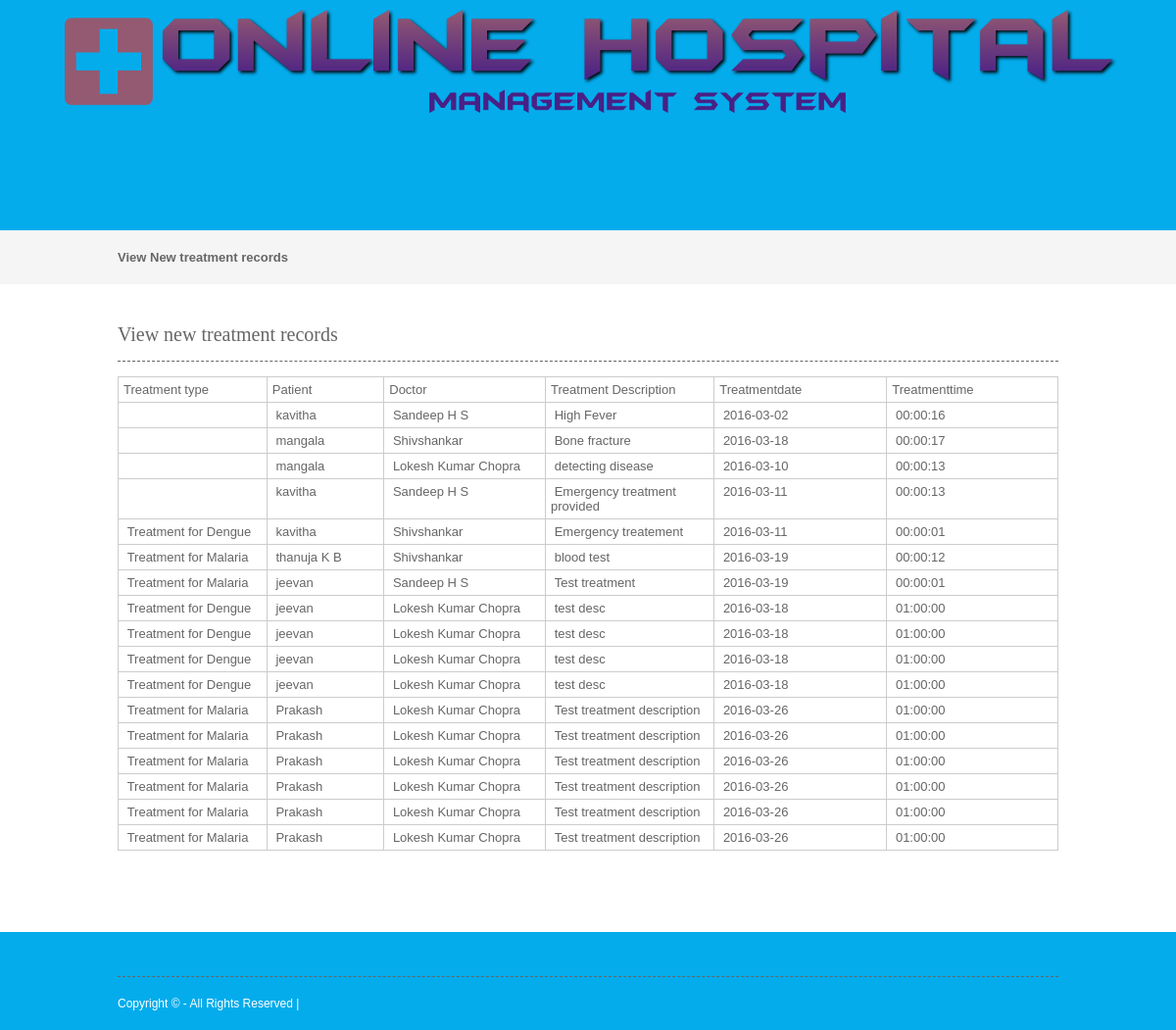
Screenshot of /php/viewtreatmentrecord.php with the database file from the repository.
### tables this page shows
CREATE TABLE IF NOT EXISTS `treatment_records` (
  `treatment_records_id` int(10) NOT NULL AUTO_INCREMENT,
  `treatmentid` int(10) NOT NULL,
  `appointmentid` int(10) NOT NULL,
  `patientid` int(10) NOT NULL,
  `doctorid` int(10) NOT NULL,
  `treatment_description` text NOT NULL,
  `uploads` varchar(100) NOT NULL,
  `treatment_date` date NOT NULL,
  `treatment_time` time NOT NULL,
  `status` varchar(10) NOT NULL,
  PRIMARY KEY (`treatment_records_id`)
);

CREATE TABLE IF NOT EXISTS `patient` (
  `patientid` int(10) NOT NULL AUTO_INCREMENT,
  `patientname` varchar(50) NOT NULL,
  `admissiondate` date NOT NULL,
  `admissiontime` time NOT NULL,
  `address` varchar(250) NOT NULL,
  `mobileno` varchar(15) NOT NULL,
  `city` varchar(25) NOT NULL,
  `pincode` varchar(20) NOT NULL,
  `loginid` varchar(25) NOT NULL,
  `password` varchar(25) NOT NULL,
  `bloodgroup` varchar(20) NOT NULL,
  `gender` varchar(10) NOT NULL,
  `dob` date NOT NULL,
  `status` varchar(10) NOT NULL,
  PRIMARY KEY (`patientid`),
  KEY `loginid` (`loginid`)
);

CREATE TABLE IF NOT EXISTS `doctor` (
  `doctorid` int(10) NOT NULL AUTO_INCREMENT,
  `doctorname` varchar(50) NOT NULL,
  `mobileno` varchar(15) NOT NULL,
  `departmentid` int(10) NOT NULL,
  `loginid` varchar(25) NOT NULL,
  `password` varchar(25) NOT NULL,
  `status` varchar(10) NOT NULL,
  `education` varchar(25) NOT NULL,
  `experience` float(11,1) NOT NULL,
  `consultancy_charge` float(10,2) NOT NULL,
  PRIMARY KEY (`doctorid`)
);

CREATE TABLE IF NOT EXISTS `treatment` (
  `treatmentid` int(10) NOT NULL AUTO_INCREMENT,
  `treatmenttype` varchar(25) NOT NULL,
  `treatment_cost` decimal(10,2) NOT NULL,
  `note` text NOT NULL,
  `status` varchar(10) NOT NULL,
  PRIMARY KEY (`treatmentid`)
);

### php/viewtreatmentrecord.php (the view, shortened to what this page needs)
<?php
include("headers.php");
include("dbconnection.php");
?>
<div class="wrapper col2">
  <div id="breadcrumb">
    <ul>
      <li class="first">View New treatment records</li></ul>
  </div>
</div>
<div class="wrapper col4">
  <div id="container">
    <h1>View new treatment records</h1>
    <form method="post" action="">
      <table width="692" border="3">
        <tbody>
          <tr>
            <td width="71">Treatment type</td>
            <td width="52">Patient</td>
            <td width="78">Doctor</td>
            <td width="82">Treatment Description</td>
            <td width="43">Treatmentdate</td>
            <td width="43">Treatmenttime</td>
          </tr>
          <?php
		$sql ="SELECT * FROM treatment_records where status='Active'";
		$qsql = mysqli_query($con,$sql);
		while($rs = mysqli_fetch_array($qsql))
		{
			$sqlpat = "SELECT * FROM patient WHERE patientid='$rs[patientid]'";
			$qsqlpat = mysqli_query($con,$sqlpat);
			$rspat = mysqli_fetch_array($qsqlpat);
			$sqldoc= "SELECT * FROM doctor WHERE doctorid='$rs[doctorid]'";
			$qsqldoc = mysqli_query($con,$sqldoc);
			$rsdoc = mysqli_fetch_array($qsqldoc);
			$sqltreatment= "SELECT * FROM treatment WHERE treatmentid='$rs[treatmentid]'";
			$qsqltreatment = mysqli_query($con,$sqltreatment);
			$rstreatment = mysqli_fetch_array($qsqltreatment);
        echo "<tr>
          <td>&nbsp;$rstreatment[treatmenttype]</td>
		   <td>&nbsp;$rspat[patientname]</td>
		    <td>&nbsp;$rsdoc[doctorname]</td>
			<td>&nbsp;$rs[treatment_description]</td>
			 <td>&nbsp;$rs[treatment_date]</td>
			  <td>&nbsp;$rs[treatment_time]</td>";
       echo " </tr>";
		}
		?>
        </tbody>
      </table>
    </form>
    <p>&nbsp;</p>
  </div>
</div>
<?php
include("footers.php");
?>

### layout/styles/layout.css (style rules this page uses)
html { overflow-y:scroll; }
body { margin:0; padding:0; font-size:13px; font-family:verdana, Arial, Helvetica, sans-serif; color:#FFFFFF; background-color:#4F473A; }
div.wrapper { display:block; width:100%; margin:0; text-align:left; }
.col2 { color:#666666; background-color:#F5F5F5; }
.col3, .col4 { color:#666666; background-color:#FFFFFF; }
#head, #gallery, #breadcrumb, #container, #footer { display:block; position:relative; width:960px; margin:0 auto; }
#breadcrumb { padding:20px 0; }
#breadcrumb ul { margin:0; padding:0; list-style:none; }
#breadcrumb ul li { display:inline; }
#breadcrumb ul li.first { font-weight:bold; }
#container { padding:40px 0; }
#container h1, #container h2, #container h3, #container h4, #container h5, #container h6 { margin:0 0 15px 0; padding:0 0 15px 0; line-height:normal; font-weight:normal; font-size:20px; font-family:Georgia, "Times New Roman", Times, serif; border-bottom:1px dashed #666666; }

### layout/styles/forms.css (style rules this page uses)
form, fieldset, legend { margin:0; padding:0; border:none; }

### layout/styles/tables.css (style rules this page uses)
table { width:100%; border-collapse:collapse; table-layout:auto; vertical-align:top; margin-bottom:15px; border:1px solid #CCCCCC; }
table tbody td { vertical-align:top; border-collapse:collapse; border-left:1px solid #CCCCCC; border-right:1px solid #CCCCCC; }
table thead th, table tbody td { padding:5px; border-collapse:collapse; }

### rows the page displays
treatment_records: patientid.patientname "kavitha", doctorid.doctorname "Sandeep H S", treatment_description "High Fever", treatment_date "2016-03-02", treatment_time "00:00:16"
treatment_records: patientid.patientname "mangala", doctorid.doctorname "Shivshankar", treatment_description "Bone fracture", treatment_date "2016-03-18", treatment_time "00:00:17"
treatment_records: patientid.patientname "mangala", doctorid.doctorname "Lokesh Kumar Chopra", treatment_description "detecting disease", treatment_date "2016-03-10", treatment_time "00:00:13"
treatment_records: patientid.patientname "kavitha", doctorid.doctorname "Sandeep H S", treatment_description "Emergency treatment provided", treatment_date "2016-03-11", treatment_time "00:00:13"
treatment_records: treatmentid.treatmenttype "Treatment for Dengue", patientid.patientname "kavitha", doctorid.doctorname "Shivshankar", treatment_description "Emergency treatement", treatment_date "2016-03-11", treatment_time "00:00:01"
treatment_records: treatmentid.treatmenttype "Treatment for Malaria", patientid.patientname "thanuja K B", doctorid.doctorname "Shivshankar", treatment_description "blood test", treatment_date "2016-03-19", treatment_time "00:00:12"
treatment_records: treatmentid.treatmenttype "Treatment for Malaria", patientid.patientname "jeevan", doctorid.doctorname "Sandeep H S", treatment_description "Test treatment", treatment_date "2016-03-19", treatment_time "00:00:01"
treatment_records: treatmentid.treatmenttype "Treatment for Dengue", patientid.patientname "jeevan", doctorid.doctorname "Lokesh Kumar Chopra", treatment_description "test desc", treatment_date "2016-03-18", treatment_time "01:00:00"
treatment_records: treatmentid.treatmenttype "Treatment for Dengue", patientid.patientname "jeevan", doctorid.doctorname "Lokesh Kumar Chopra", treatment_description "test desc", treatment_date "2016-03-18", treatment_time "01:00:00"
treatment_records: treatmentid.treatmenttype "Treatment for Dengue", patientid.patientname "jeevan", doctorid.doctorname "Lokesh Kumar Chopra", treatment_description "test desc", treatment_date "2016-03-18", treatment_time "01:00:00"
treatment_records: treatmentid.treatmenttype "Treatment for Dengue", patientid.patientname "jeevan", doctorid.doctorname "Lokesh Kumar Chopra", treatment_description "test desc", treatment_date "2016-03-18", treatment_time "01:00:00"
treatment_records: treatmentid.treatmenttype "Treatment for Malaria", patientid.patientname "Prakash", doctorid.doctorname "Lokesh Kumar Chopra", treatment_description "Test treatment description", treatment_date "2016-03-26", treatment_time "01:00:00"
treatment_records: treatmentid.treatmenttype "Treatment for Malaria", patientid.patientname "Prakash", doctorid.doctorname "Lokesh Kumar Chopra", treatment_description "Test treatment description", treatment_date "2016-03-26", treatment_time "01:00:00"
treatment_records: treatmentid.treatmenttype "Treatment for Malaria", patientid.patientname "Prakash", doctorid.doctorname "Lokesh Kumar Chopra", treatment_description "Test treatment description", treatment_date "2016-03-26", treatment_time "01:00:00"
treatment_records: treatmentid.treatmenttype "Treatment for Malaria", patientid.patientname "Prakash", doctorid.doctorname "Lokesh Kumar Chopra", treatment_description "Test treatment description", treatment_date "2016-03-26", treatment_time "01:00:00"
treatment_records: treatmentid.treatmenttype "Treatment for Malaria", patientid.patientname "Prakash", doctorid.doctorname "Lokesh Kumar Chopra", treatment_description "Test treatment description", treatment_date "2016-03-26", treatment_time "01:00:00"
treatment_records: treatmentid.treatmenttype "Treatment for Malaria", patientid.patientname "Prakash", doctorid.doctorname "Lokesh Kumar Chopra", treatment_description "Test treatment description", treatment_date "2016-03-26", treatment_time "01:00:00"
